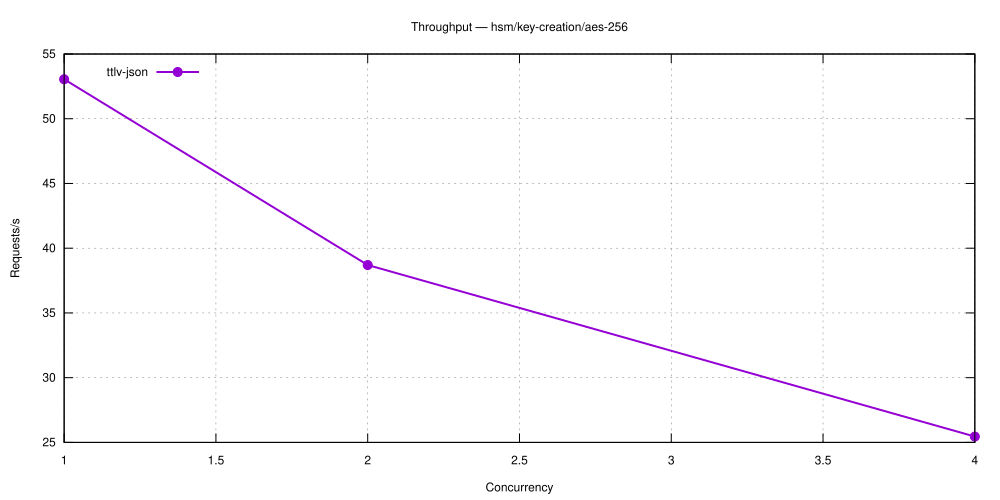

Generate this figure with gnuplot:
set terminal svg size 1000,500 enhanced font 'Helvetica,12'
set output 'hsm_key-creation_aes-256.svg'
set title 'Throughput — hsm/key-creation/aes-256'
set grid
set xlabel 'Concurrency'
set ylabel 'Requests/s'
set key top left
plot 'hsm_key-creation_aes-256-5.28.0-ttlv-json.dat' using 1:2 with linespoints lw 2 pt 7 title 'ttlv-json'
